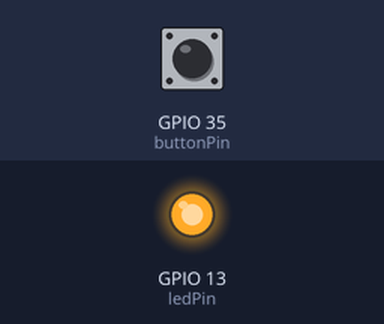
Bench run of a sketch on a simulated ESP32. Shown: output pins drawn as LEDs (lit = HIGH). Inputs (shaded band) come from the test bench; at power-on: GPIO 35 (buttonPin) LOW.

Above: at 1.2 s.
1.3 s: GPIO 35 (buttonPin) pulled HIGH for 0.15 s
At 2.3 s:
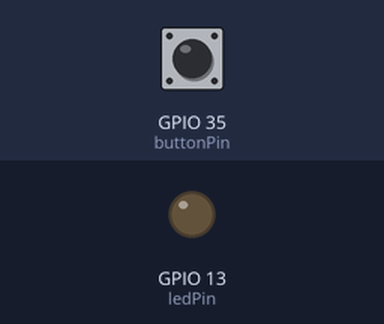
2.9 s: GPIO 35 (buttonPin) pulled HIGH for 1 s
At 3.5 s:
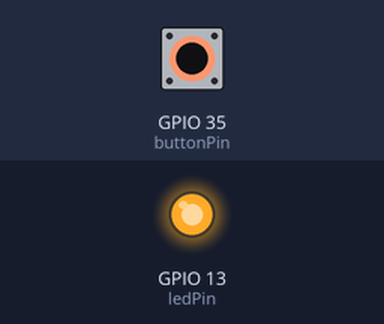
5.4 s: GPIO 35 (buttonPin) pulled HIGH for 3.2 s
At 6.6 s:
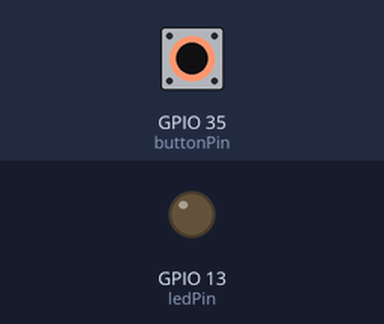
Timing chart, 0 to 8.4 s (numbered marks = the images above; inputs shaded):
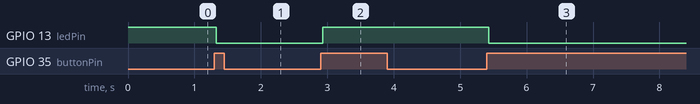

Measured:
- after the input at 1.3 s, GPIO 13 (ledPin): HIGH → LOW at once
- after the input at 2.9 s, GPIO 13 (ledPin): LOW → HIGH at once
- after the input at 5.4 s, GPIO 13 (ledPin): HIGH → LOW at once

The sketch:

ButtonInterrupt.ino
```cpp
//ButtonInterrupt.ino
int buttonPin = 35;
int ledPin = 13;
boolean ledState = false;
boolean isCheck = false;


void setup(){
  pinMode(buttonPin, INPUT);
  pinMode(ledPin, OUTPUT);
  attachInterrupt(buttonPin, keyEvent, RISING);
}

void loop(){
  if (ledState){
    digitalWrite(ledPin, LOW);
    }
  else{
    digitalWrite(ledPin, HIGH);
   }

  //如果已经中断状态变更
   if(isCheck){
    delay(30);//延迟30ms
    //再次判断有没有按下
    if(digitalRead(buttonPin)==HIGH){
      ledState = !ledState;
    }
    isCheck = false;
   }
}

// 中断函数
void keyEvent(){
  isCheck = true;
}
```
